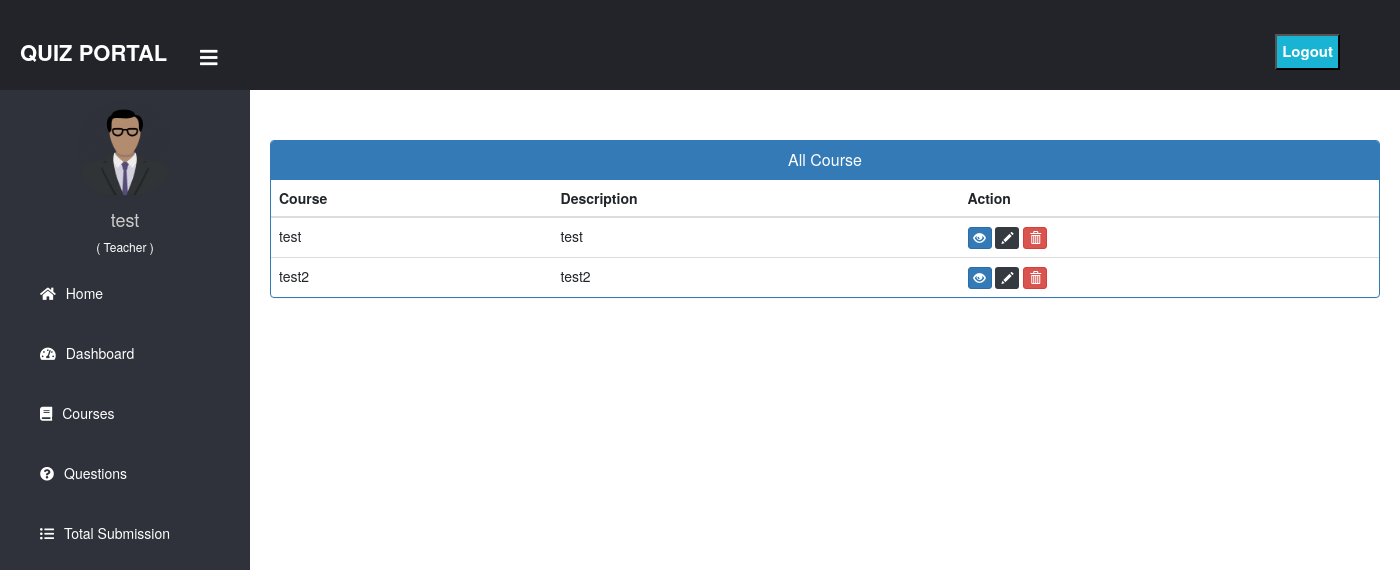
The app's page /view_all_course/ (signed in) with its own data.
### lms/models.py (models this page shows, shortened)
class Course(models.Model):
    name = models.CharField(max_length=100)
    description = models.TextField()
    teacher = models.ForeignKey(User, on_delete=models.CASCADE, limit_choices_to={'userprofile__role': 'teacher'})

### lms/views.py (the view)
# urls.py: path('view_all_course/', view_all_course, name='view_all_course'),
@login_required(login_url='/login')
def view_all_course(request):
    courses = Course.objects.filter(teacher=request.user)
    return render(request, 'teacher/view_all_course.html', {'courses': courses})

### lms/templates/teacher/view_all_course.html
{% extends 'dashboard_base.html' %}
{% block content %}
{%load static%}
{% include "common/common_link.html" %}
<br><br>
<div class="container">
  <div class="panel panel-primary">
    <div class="panel-heading">
      <h6 class="panel-title">All Course</h6>
    </div>
    <table class="table table-hover" id="dev-table">
      <thead>
        <tr>
          <th>Course</th>
          <th>Description</th>
          <th>Action</th>
        </tr>
      </thead>
      {% for course in courses %}
      <tr>
        <td> {{course.name}}</td>
        <td>{{course.description}}</td>
        <td>
          <a class="btn btn-primary btn-xs" href="{% url 'view_questions' course.id  %}">
            <span class="glyphicon glyphicon-eye-open"></span>
          </a>
          <a class="btn btn-dark btn-xs" href="{% url 'edit_course' course.id  %}">
            <span class="glyphicon glyphicon-pencil"></span>
          </a>
          <a class="btn btn-danger btn-xs" href="{% url 'delete_course' course.id  %}">
            <span class="glyphicon glyphicon-trash"></span>
          </a>
        </td>
      </tr>
      {% endfor %}
    </table>
  </div>
</div>
<br><br><br><br><br><br>
{% endblock content %}

### lms/templates/dashboard_base.html (shortened to what this page needs)
<!DOCTYPE html>
{% load static %}
<html lang="en" dir="ltr">
<head>
  <link href="http://netdna.bootstrapcdn.com/bootstrap/4.0.0-beta/css/bootstrap.min.css" rel="stylesheet">
  <link rel="stylesheet" href="https://maxcdn.bootstrapcdn.com/bootstrap/4.4.1/css/bootstrap.min.css">
  <link href="https://maxcdn.bootstrapcdn.com/font-awesome/4.3.0/css/font-awesome.min.css" rel="stylesheet">
  <link rel="stylesheet" href="https://cdnjs.cloudflare.com/ajax/libs/font-awesome/5.12.1/css/all.min.css">
</head>
<body>
  <header>
    <label for="check">
      <i style="left: 200px; margin-top: 17px;" class="fas fa-bars" id="sidebar_btn"></i>
    </label>
    <div class="left_area">
      <h3>Quiz Portal</h3>
    </div>
    <div class="right_area">
      <form method="post" action="{% url 'logout' %}">
        <button type="submit" class="logout_btn" style="border-radius:0px;">Logout</button>
      </form>
    </div>
  </header>
  <div class="sidebar">
    <center>
      {% if user.userprofile.role == 'teacher' %}
        <img src="{% static 'image/teacher.png' %}" class="profile_image" alt="">
      {% else %}
        <img src="{% static 'image/student.png' %}" class="profile_image" alt="">
      {% endif %}
      <h4>{{ request.user.username }}</h4>
      <h6 style="color: rgb(255, 255, 255);">{% if user.userprofile.role == 'teacher' %}( Teacher ){% else %}( Student ){% endif %}</h6>
    </center>
    <a href={% url "index" %}><i class="fas fa-home"></i><span>Home</span></a>
    <a href={% url "dashboard" %}><i class="fas fa-tachometer-alt"></i><span>Dashboard</span></a>
    {% if user.userprofile.role == 'teacher' %}
      <a href={% url "teacher_course" %} ><i class="fas fa-book"></i><span>Courses</span></a>
      <a href={% url "teacher_quiz" %} ><i class="fas fa-question-circle"></i><span>Questions</span></a>
      <a href={% url "view_all_submission" %} ><i class="fas fa-list-ul"></i><span>Total Submission</span></a>
    {% else %}
      <a href={% url "student_course" %} ><i class="fas fa-book"></i><span>Courses</span></a>
      <a href="{% url "student_course" %}?type=result" ><i class="fas fa-file"></i><span>Results</span></a>
    {% endif %}
  </div>
  <div class="content">
    <br><br><br><br><br>
    {% block content %}
    {% endblock content %}
    <br><br><br>
  </div>
</body>
</html>

### lms/templates/dashboard_base.html (style rules this page uses)
a:link { text-decoration: none; }
body { margin: 0; padding: 0; font-family: "Gill Sans", sans-serif; }
header { position: fixed; background: #22242A; padding: 20px; width: 100%; z-index: 1; }
.left_area h3 { color: #fff; margin: 0; text-transform: uppercase; font-size: 22px; font-weight: 900; }
.logout_btn { padding: 5px; background: #19B3D3; text-decoration: none; float: right; margin-top: -30px; margin-right: 40px; border-radius: 2px; font-size: 15px; font-weight: 600; color: #fff; transition: 0.5s; }
.sidebar { background: #2f323a; margin-top: 70px; padding-top: 30px; position: fixed; left: 0; width: 250px; height: 100%; transition: 0.5s; transition-property: left; }
.sidebar .profile_image { width: 100px; height: 100px; border-radius: 100px; margin-bottom: 10px; }
.sidebar h4 { color: #ccc; margin-top: 0; }
.sidebar a { color: #fff; display: block; width: 100%; line-height: 60px; text-decoration: none; padding-left: 40px; box-sizing: border-box; transition: 0.5s; }
.sidebar i { padding-right: 10px; }
label #sidebar_btn { z-index: 1; color: #fff; position: fixed; cursor: pointer; left: 300px; font-size: 20px; margin: 5px 0; transition: 0.5s; transition-property: color; }
.content { margin-left: 250px; background-position: center; background-size: cover; height: 100vh; transition: 0.5s; }

### lms/templates/common/common_link.html (style rules this page uses)
a:link { text-decoration: none; }
h6 { text-align: center; }

### records on screen
Course: name "test", description "test"
Course: name "test2", description "test2"

### other values on screen
{{ request.user.username }} "test"
